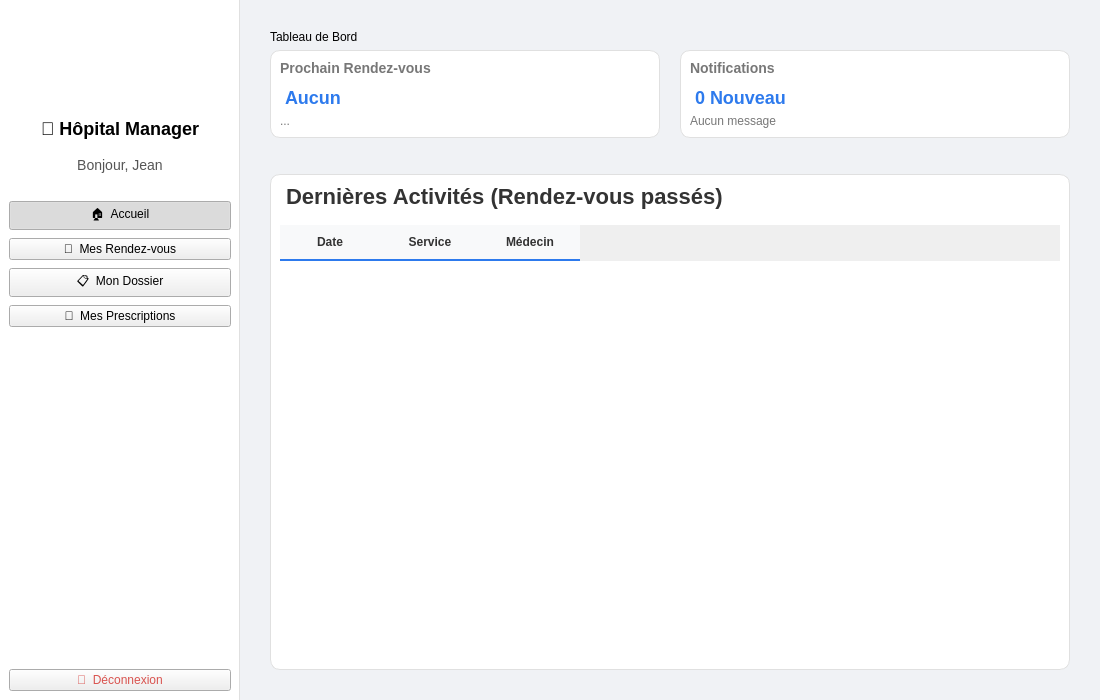
<?xml version="1.0" encoding="UTF-8"?>
<ui version="4.0">
 <class>PatientDashboard</class>
 <widget class="QMainWindow" name="PatientDashboard">
  <property name="geometry">
   <rect>
    <x>0</x>
    <y>0</y>
    <width>1100</width>
    <height>700</height>
   </rect>
  </property>
  <property name="windowTitle">
   <string>Mon Espace Santé</string>
  </property>
  <property name="styleSheet">
   <string notr="true">/* --- STYLE GLOBAL --- */
QMainWindow { background-color: #f0f2f5; }
QWidget { font-family: &quot;Segoe UI&quot;, sans-serif; }

/* --- SIDEBAR --- */
QFrame#frame_sidebar { background-color: white; border-right: 1px solid #e0e0e0; }
QLabel#label_app_name { color: #2d7aed; font-weight: bold; font-size: 18px; padding: 10px; }
QLabel#label_patient_name { color: #555; font-size: 14px; padding-bottom: 20px; }

/* BOUTONS SIDEBAR */
QPushButton.SidebarBtn { text-align: left; padding: 12px 20px; border: none; background-color: transparent; font-size: 15px; color: #555; border-radius: 5px; margin: 2px 10px; }
QPushButton.SidebarBtn:hover { background-color: #f5f7fa; color: #2d7aed; }
QPushButton.SidebarBtn:checked { background-color: #e6f0ff; color: #2d7aed; font-weight: bold; }

/* --- CARTES --- */
QFrame.Card { background-color: white; border-radius: 10px; border: 1px solid #e0e0e0; }
QLabel.CardTitle { color: #777; font-size: 14px; font-weight: bold;}
QLabel.CardValue { color: #2d7aed; font-size: 18px; font-weight: bold; margin-top: 5px;}
QLabel.SectionTitle { font-size: 22px; font-weight: bold; color: #333; margin-bottom: 10px; }

/* --- TABLEAU (CORRIGÉ ICI) --- */
QTableWidget { 
    background-color: white; 
    border: none; 
    gridline-color: #f0f0f0; 
    selection-background-color: #e6f0ff; 
    selection-color: #2d7aed; 
    border-radius: 6px;
    color: #333333; /* &lt;-- Force le texte en noir */
}
QHeaderView::section { 
    background-color: #f8f9fa; 
    padding: 8px; 
    border: none; 
    border-bottom: 2px solid #2d7aed; 
    font-weight: bold; 
    color: #333333; /* &lt;-- Force le titre en noir */
}
</string>
  </property>
  <widget class="QWidget" name="centralwidget">
   <layout class="QHBoxLayout" name="horizontalLayout_main">
    <property name="spacing">
     <number>0</number>
    </property>
    <property name="leftMargin">
     <number>0</number>
    </property>
    <property name="topMargin">
     <number>0</number>
    </property>
    <property name="rightMargin">
     <number>0</number>
    </property>
    <property name="bottomMargin">
     <number>0</number>
    </property>
    <item>
     <widget class="QFrame" name="frame_sidebar">
      <property name="minimumSize">
       <size>
        <width>240</width>
        <height>0</height>
       </size>
      </property>
      <property name="maximumSize">
       <size>
        <width>240</width>
        <height>16777215</height>
       </size>
      </property>
      <property name="frameShape">
       <enum>QFrame::Shape::NoFrame</enum>
      </property>
      <layout class="QVBoxLayout" name="verticalLayout_sidebar">
       <property name="spacing">
        <number>8</number>
       </property>
       <property name="topMargin">
        <number>30</number>
       </property>
       <item alignment="Qt::AlignmentFlag::AlignHCenter">
        <widget class="QLabel" name="label_logo">
         <property name="minimumSize">
          <size>
           <width>70</width>
           <height>70</height>
          </size>
         </property>
         <property name="maximumSize">
          <size>
           <width>100</width>
           <height>100</height>
          </size>
         </property>
         <property name="text">
          <string/>
         </property>
         <property name="scaledContents">
          <bool>true</bool>
         </property>
         <property name="alignment">
          <set>Qt::AlignmentFlag::AlignCenter</set>
         </property>
        </widget>
       </item>
       <item>
        <widget class="QLabel" name="label_app_name">
         <property name="styleSheet">
          <string notr="true">color: #000; font-weight: bold; font-size: 18px; padding: 10px;</string>
         </property>
         <property name="text">
          <string>🏥 Hôpital Manager</string>
         </property>
         <property name="alignment">
          <set>Qt::AlignmentFlag::AlignCenter</set>
         </property>
        </widget>
       </item>
       <item>
        <widget class="QLabel" name="label_patient_name">
         <property name="text">
          <string>Bonjour, Jean</string>
         </property>
         <property name="alignment">
          <set>Qt::AlignmentFlag::AlignCenter</set>
         </property>
        </widget>
       </item>
       <item>
        <widget class="QPushButton" name="btn_home">
         <property name="text">
          <string>🏠  Accueil</string>
         </property>
         <property name="checkable">
          <bool>true</bool>
         </property>
         <property name="checked">
          <bool>true</bool>
         </property>
         <property name="class" stdset="0">
          <string>SidebarBtn</string>
         </property>
        </widget>
       </item>
       <item>
        <widget class="QPushButton" name="btn_rdv">
         <property name="text">
          <string>📅  Mes Rendez-vous</string>
         </property>
         <property name="checkable">
          <bool>true</bool>
         </property>
         <property name="class" stdset="0">
          <string>SidebarBtn</string>
         </property>
        </widget>
       </item>
       <item>
        <widget class="QPushButton" name="btn_record">
         <property name="text">
          <string>📋  Mon Dossier</string>
         </property>
         <property name="checkable">
          <bool>true</bool>
         </property>
         <property name="class" stdset="0">
          <string>SidebarBtn</string>
         </property>
        </widget>
       </item>
       <item>
        <widget class="QPushButton" name="btn_presc">
         <property name="text">
          <string>💊  Mes Prescriptions</string>
         </property>
         <property name="checkable">
          <bool>true</bool>
         </property>
         <property name="class" stdset="0">
          <string>SidebarBtn</string>
         </property>
        </widget>
       </item>
       <item>
        <spacer name="verticalSpacer">
         <property name="orientation">
          <enum>Qt::Orientation::Vertical</enum>
         </property>
         <property name="sizeHint" stdset="0">
          <size>
           <width>20</width>
           <height>40</height>
          </size>
         </property>
        </spacer>
       </item>
       <item>
        <widget class="QPushButton" name="btn_logout">
         <property name="styleSheet">
          <string notr="true">color: #d9534f;</string>
         </property>
         <property name="text">
          <string>🚪  Déconnexion</string>
         </property>
         <property name="class" stdset="0">
          <string>SidebarBtn</string>
         </property>
        </widget>
       </item>
      </layout>
     </widget>
    </item>
    <item>
     <widget class="QStackedWidget" name="stackedWidget">
      <property name="currentIndex">
       <number>0</number>
      </property>
      <widget class="QWidget" name="page_home">
       <layout class="QVBoxLayout" name="verticalLayout_home">
        <property name="leftMargin">
         <number>30</number>
        </property>
        <property name="topMargin">
         <number>30</number>
        </property>
        <property name="rightMargin">
         <number>30</number>
        </property>
        <property name="bottomMargin">
         <number>30</number>
        </property>
        <item>
         <widget class="QLabel" name="label_title">
          <property name="text">
           <string>Tableau de Bord</string>
          </property>
          <property name="class" stdset="0">
           <string>SectionTitle</string>
          </property>
         </widget>
        </item>
        <item>
         <layout class="QHBoxLayout" name="horizontalLayout_cards">
          <property name="spacing">
           <number>20</number>
          </property>
          <item>
           <widget class="QFrame" name="card_rdv">
            <property name="styleSheet">
             <string notr="true">QFrame#card_rdv {background-color: white; border-radius: 10px; border: 1px solid #e0e0e0;}</string>
            </property>
            <property name="frameShape">
             <enum>QFrame::Shape::StyledPanel</enum>
            </property>
            <property name="class" stdset="0">
             <string>Card</string>
            </property>
            <layout class="QVBoxLayout" name="verticalLayout_c1">
             <item>
              <widget class="QLabel" name="lbl_c1_title">
               <property name="styleSheet">
                <string notr="true">color: #777; font-size: 14px; font-weight: bold;</string>
               </property>
               <property name="text">
                <string>Prochain Rendez-vous</string>
               </property>
               <property name="class" stdset="0">
                <string>CardTitle</string>
               </property>
              </widget>
             </item>
             <item>
              <widget class="QLabel" name="lbl_c1_val">
               <property name="styleSheet">
                <string notr="true">color: #2d7aed; font-size: 18px; font-weight: bold; margin-top: 5px;</string>
               </property>
               <property name="text">
                <string>Aucun</string>
               </property>
               <property name="class" stdset="0">
                <string>CardValue</string>
               </property>
              </widget>
             </item>
             <item>
              <widget class="QLabel" name="lbl_c1_sub">
               <property name="styleSheet">
                <string notr="true">color: #777; font-size: 12px;</string>
               </property>
               <property name="text">
                <string>...</string>
               </property>
              </widget>
             </item>
            </layout>
           </widget>
          </item>
          <item>
           <widget class="QFrame" name="card_notif">
            <property name="styleSheet">
             <string notr="true">QFrame#card_notif {background-color: white; border-radius: 10px; border: 1px solid #e0e0e0;}</string>
            </property>
            <property name="frameShape">
             <enum>QFrame::Shape::StyledPanel</enum>
            </property>
            <property name="class" stdset="0">
             <string>Card</string>
            </property>
            <layout class="QVBoxLayout" name="verticalLayout_c2">
             <item>
              <widget class="QLabel" name="lbl_c2_title">
               <property name="styleSheet">
                <string notr="true">color: #777; font-size: 14px; font-weight: bold;</string>
               </property>
               <property name="text">
                <string>Notifications</string>
               </property>
               <property name="class" stdset="0">
                <string>CardTitle</string>
               </property>
              </widget>
             </item>
             <item>
              <widget class="QLabel" name="lbl_c2_val">
               <property name="styleSheet">
                <string notr="true">color: #2d7aed; font-size: 18px; font-weight: bold; margin-top: 5px;</string>
               </property>
               <property name="text">
                <string>0 Nouveau</string>
               </property>
               <property name="class" stdset="0">
                <string>CardValue</string>
               </property>
              </widget>
             </item>
             <item>
              <widget class="QLabel" name="lbl_c2_sub">
               <property name="styleSheet">
                <string notr="true">color: #777; font-size: 12px;</string>
               </property>
               <property name="text">
                <string>Aucun message</string>
               </property>
              </widget>
             </item>
            </layout>
           </widget>
          </item>
         </layout>
        </item>
        <item>
         <spacer name="verticalSpacer_mid">
          <property name="orientation">
           <enum>Qt::Orientation::Vertical</enum>
          </property>
          <property name="sizeType">
           <enum>QSizePolicy::Policy::Fixed</enum>
          </property>
          <property name="sizeHint" stdset="0">
           <size>
            <width>20</width>
            <height>30</height>
           </size>
          </property>
         </spacer>
        </item>
        <item>
         <widget class="QFrame" name="frame_recent">
          <property name="styleSheet">
           <string notr="true">QFrame#frame_recent {background-color: white; border-radius: 10px; border: 1px solid #e0e0e0;}</string>
          </property>
          <property name="frameShape">
           <enum>QFrame::Shape::StyledPanel</enum>
          </property>
          <property name="class" stdset="0">
           <string>Card</string>
          </property>
          <layout class="QVBoxLayout" name="verticalLayout_recent">
           <item>
            <widget class="QLabel" name="label_recent_title">
             <property name="styleSheet">
              <string notr="true">font-size: 22px; font-weight: bold; color: #333; margin-bottom: 10px;</string>
             </property>
             <property name="text">
              <string>Dernières Activités (Rendez-vous passés)</string>
             </property>
             <property name="class" stdset="0">
              <string>CardTitle</string>
             </property>
            </widget>
           </item>
           <item>
            <widget class="QTableWidget" name="tableRecent">
             <property name="frameShape">
              <enum>QFrame::Shape::NoFrame</enum>
             </property>
             <property name="alternatingRowColors">
              <bool>true</bool>
             </property>
             <property name="selectionBehavior">
              <enum>QAbstractItemView::SelectionBehavior::SelectRows</enum>
             </property>
             <column>
              <property name="text">
               <string>Date</string>
              </property>
             </column>
             <column>
              <property name="text">
               <string>Service</string>
              </property>
             </column>
             <column>
              <property name="text">
               <string>Médecin</string>
              </property>
             </column>
            </widget>
           </item>
          </layout>
         </widget>
        </item>
       </layout>
      </widget>
     </widget>
    </item>
   </layout>
  </widget>
 </widget>
 <resources/>
 <connections/>
</ui>
